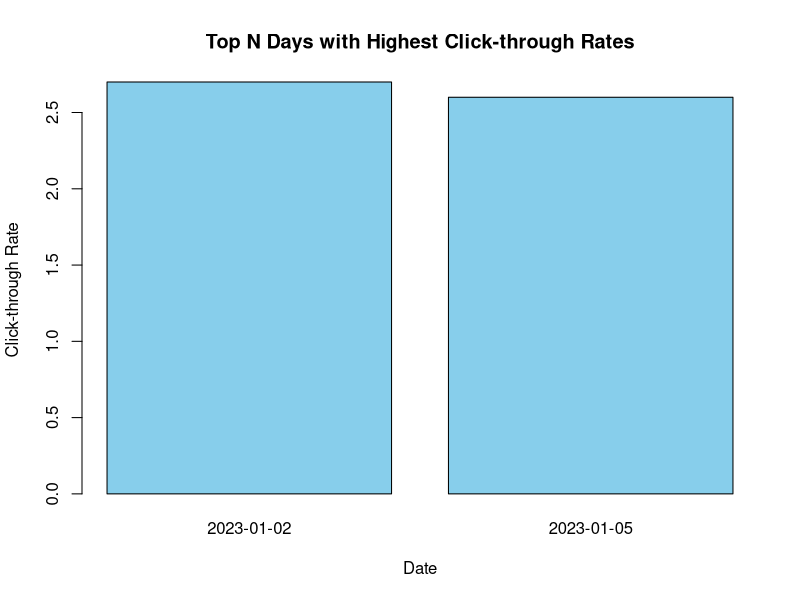
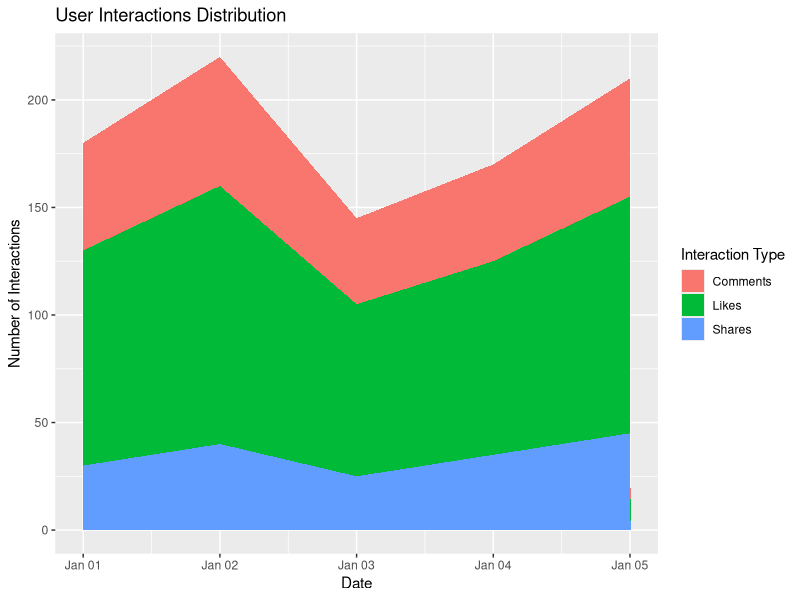

Recreate these plots in R, in order.
library(ggplot2)
website_analytics <- data.frame(
  "Date" = as.Date(c("2023-01-01", "2023-01-02", "2023-01-03", "2023-01-04", "2023-01-05")),
  "Page.Views" = c(1500, 1600, 1400, 1650, 1800),
  "Click_through_Rate" = c(2.3, 2.7, 2.0, 2.4, 2.6)
)

# b. Bar Chart
top_n_days <- 2  # You can change this to the desired number of top days
top_days <- head(website_analytics[order(website_analytics$Click_through_Rate, decreasing = TRUE), ], top_n_days)

barplot(top_days$Click_through_Rate, names.arg = as.character(top_days$Date),
        col = "skyblue", main = "Top N Days with Highest Click-through Rates",
        xlab = "Date", ylab = "Click-through Rate")

# c. Stacked Area Chart
library(tidyr)

# Assuming you have data for user_interactions
user_interactions <- data.frame(
  "Date" = as.Date(c("2023-01-01", "2023-01-02", "2023-01-03", "2023-01-04", "2023-01-05")),
  "Likes" = c(100, 120, 80, 90, 110),
  "Shares" = c(30, 40, 25, 35, 45),
  "Comments" = c(50, 60, 40, 45, 55)
)

user_interactions_long <- pivot_longer(user_interactions, cols = c("Likes", "Shares", "Comments"), names_to = "Interaction_Type", values_to = "Number_of_Interactions")

ggplot(user_interactions_long, aes(x = Date, y = Number_of_Interactions, fill = Interaction_Type)) +
  geom_area() +
  labs(title = "User Interactions Distribution",
       x = "Date",
       y = "Number of Interactions",
       fill = "Interaction Type")
